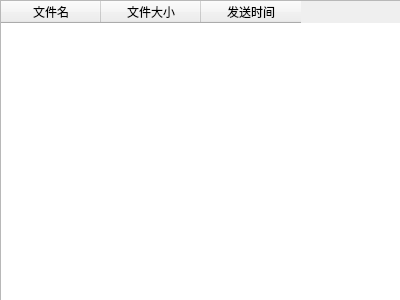
<?xml version="1.0" encoding="UTF-8"?>
<ui version="4.0">
 <class>RcvDialog</class>
 <widget class="QDialog" name="RcvDialog">
  <property name="geometry">
   <rect>
    <x>0</x>
    <y>0</y>
    <width>400</width>
    <height>300</height>
   </rect>
  </property>
  <property name="windowTitle">
   <string>待接收文件列表</string>
  </property>
  <widget class="QTableWidget" name="tableWidget">
   <property name="geometry">
    <rect>
     <x>0</x>
     <y>0</y>
     <width>401</width>
     <height>301</height>
    </rect>
   </property>
   <column>
    <property name="text">
     <string>文件名</string>
    </property>
   </column>
   <column>
    <property name="text">
     <string>文件大小</string>
    </property>
   </column>
   <column>
    <property name="text">
     <string>发送时间</string>
    </property>
   </column>
  </widget>
 </widget>
 <resources/>
 <connections/>
</ui>
